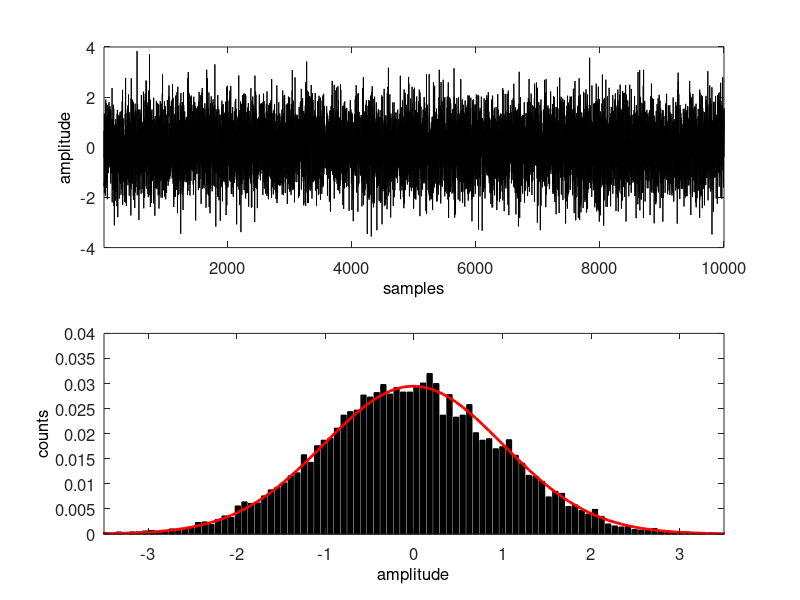
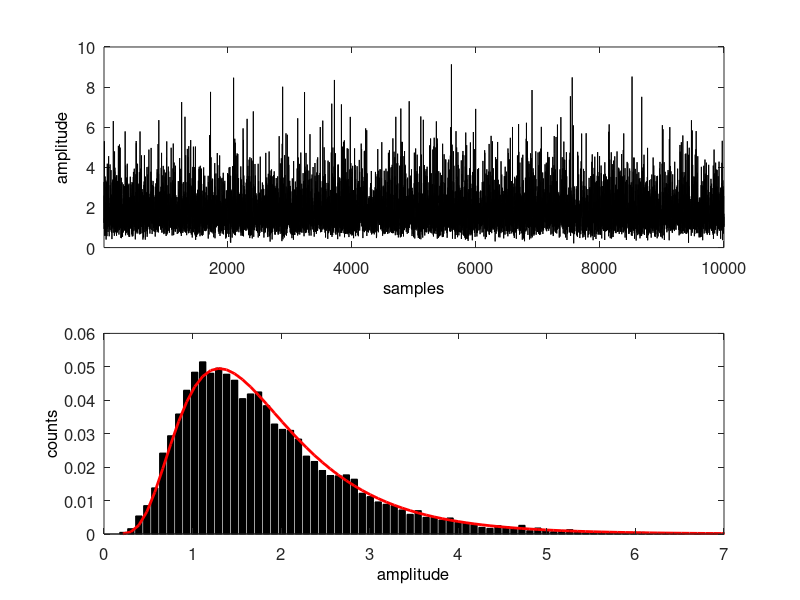

The MATLAB script that drew these images, in order:
%-------------------------------------------------------------------------------
% Function
%-------------------------------------------------------------------------------
function L03_noise()

clc;

% generate distributions
N = 10000;
x0 = randn(N, 1);
x1 = lognrnd(0.5, 0.5, N, 1);

% histogram - normal
xmin = min(x0);
xmax = max(x0);
bx0 = linspace(xmin, xmax, 100);
hx0 = histc(x0, bx0);
hx0 = hx0 / sum(hx0);

% fit data - normal
[mu, sigma] = normfit(x0);
px0 = normpdf(bx0, mu, sigma);
px0 = px0 / sum(px0);

% histogram - lognormal
xmin = min(x1);
xmax = max(x1);
bx1 = linspace(xmin, xmax, 100);
hx1 = histc(x1, bx1);
hx1 = hx1 / sum(hx1);

% fit data - lognormal
p = lognfit(x1);
px1 = lognpdf(bx1, p(1), p(2));
px1 = px1 / sum(px1);

% * figure 1
figure(1);

% plot
subplot(2, 1, 1);
plot(x0, 'k');
xlim([1, N]);
set(gca, 'FontSize', 12);
set(get(gca, 'XLabel'), 'String', 'samples', 'FontSize', 12);
set(get(gca, 'YLabel'), 'String', 'amplitude', 'FontSize', 12);

% plot histogram
subplot(2, 1, 2);
bar(bx0, hx0, 'k'); hold on;
plot(bx0, px0, 'r', 'LineWidth', 2);
xlim([-3.5, 3.5]);
set(gca, 'FontSize', 12);
set(get(gca, 'XLabel'), 'String', 'amplitude', 'FontSize', 12);
set(get(gca, 'YLabel'), 'String', 'counts', 'FontSize', 12);

% * figure 2
figure(2);

% plot
subplot(2, 1, 1);
plot(x1, 'k');
xlim([1, N]);
set(gca, 'FontSize', 12);
set(get(gca, 'XLabel'), 'String', 'samples', 'FontSize', 12);
set(get(gca, 'YLabel'), 'String', 'amplitude', 'FontSize', 12);

% plot histogram
subplot(2, 1, 2);
bar(bx1, hx1, 'k'); hold on;
plot(bx1, px1, 'r', 'LineWidth', 2);
xlim([0, 7]);
set(gca, 'FontSize', 12);
set(get(gca, 'XLabel'), 'String', 'amplitude', 'FontSize', 12);
set(get(gca, 'YLabel'), 'String', 'counts', 'FontSize', 12);

end % end

%-------------------------------------------------------------------------------
